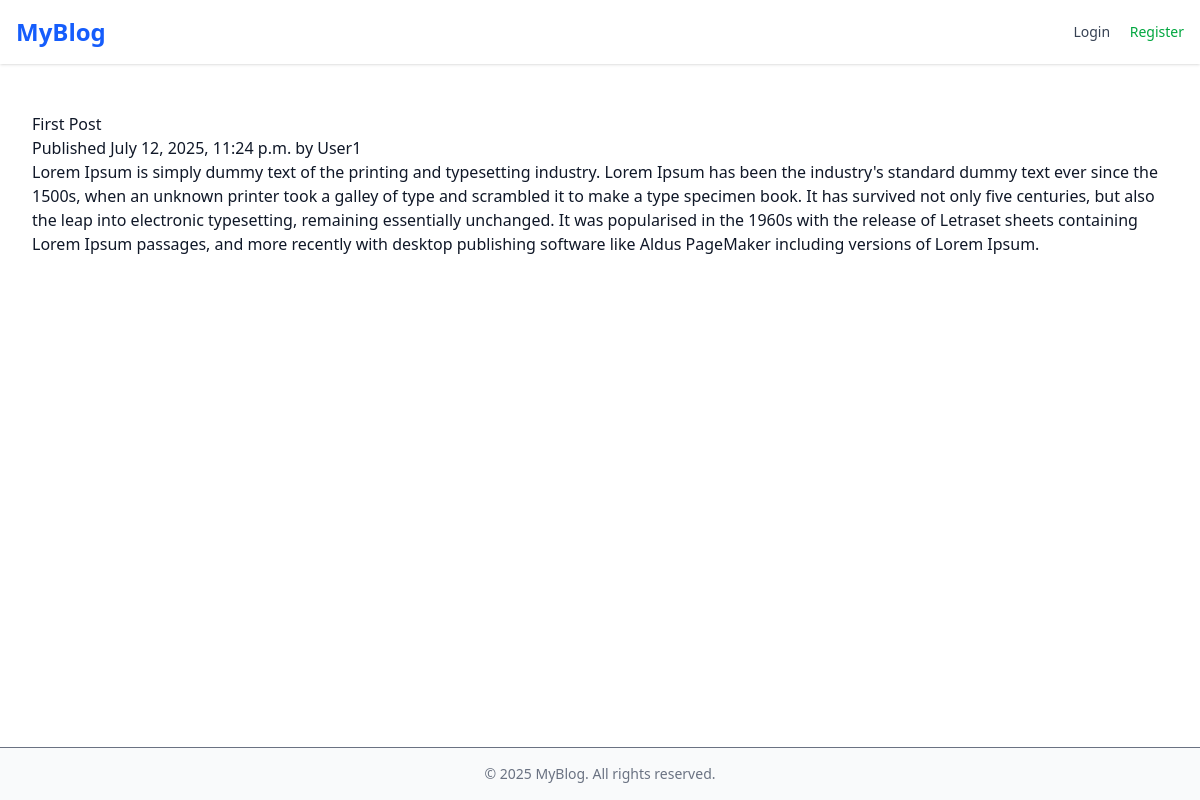
Screenshot of /blog/ with the database file from the repository.
### blog/models.py (models this page shows, shortened)
class Post(models.Model):
    class Status(models.TextChoices):
        DRAFT = 'DF', 'Draft'
        PUBLISHED = 'P', 'Published'
    author = models.ForeignKey(settings.AUTH_USER_MODEL, on_delete=models.CASCADE)
    title = models.CharField(max_length=250)
    slug = models.SlugField(max_length=250, unique_for_date='publish')
    body = models.TextField()
    publish = models.DateTimeField(default=timezone.now)
    created = models.DateTimeField(auto_now_add=True)
    updated = models.DateTimeField(auto_now=True)
    status = models.CharField(max_length=2, choices=Status.choices, default=Status.DRAFT)
    tags = TaggableManager()  # Allows tagging of posts
    class Meta:
        ordering = ['-publish']
    def get_absolute_url(self):
        return reverse(
            'blog:post_detail',
            args=[
                self.publish.year,
                self.publish.month,
                self.publish.day,
                self.slug
            ]
        )

### account/models.py (models this page shows)
class CustomUser(AbstractUser):
    email = models.EmailField(unique=True)  # Ensures email is unique

### blog/views.py (the view)
# urls.py: path('', views.post_list, name='post_list'),
def post_list(request, tag_slug=None):
    object_list = Post.objects.filter(status=Post.Status.PUBLISHED)
    tag = None
    if tag_slug:
        tag = get_object_or_404(Tag, slug=tag_slug)
        object_list = object_list.filter(tags__in=[tag])
    paginator = Paginator(object_list, 3)
    page_number = request.GET.get('page', 1)
    try:
        posts = paginator.page(page_number) # Get the Page object for the requested page
    except PageNotAnInteger:
        posts = paginator.page(1)
    except EmptyPage:
        posts = paginator.page(paginator.num_pages)
    return render(request,
                  template_name='blog/post/list.html', # Note the path 'blog/post/list.html'
                  context={'posts': posts,
                           'page_obj': posts,
                           'tag': tag})

### templates/blog/post/list.html (shortened to what this page needs)
{% extends "base.html" %}
{% block content %}
{% for post in posts %}
  <h2>
    <a href="{{ post.get_absolute_url }}">{{ post.title }}</a>
  </h2>
  <p class="date">
    Published {{ post.publish|date:"F j, Y, g:i a" }} by {{ post.author }}
  </p>
  {{ post.body|linebreaks }}
{% endfor %}
{% endblock %}

### rows the page displays
Post: title "First Post", publish "July 12, 2025, 11:24 p.m.", author "User1", body "Lorem Ipsum is simply dummy text of the printing and typesetting industry. Lorem Ipsum has been the industry's standard dummy text ever since the 1500s, when an unknown printer took a galley of type and scrambled it to make a type specimen book. It has survived not only five centuries, but also the leap into electronic typesetting, remaining essentially unchanged. It was popularised in the 1960s with the release of Letraset sheets containing Lorem Ipsum passages, and more recently with desktop publishing software like Aldus PageMaker including versions of Lorem Ipsum."
